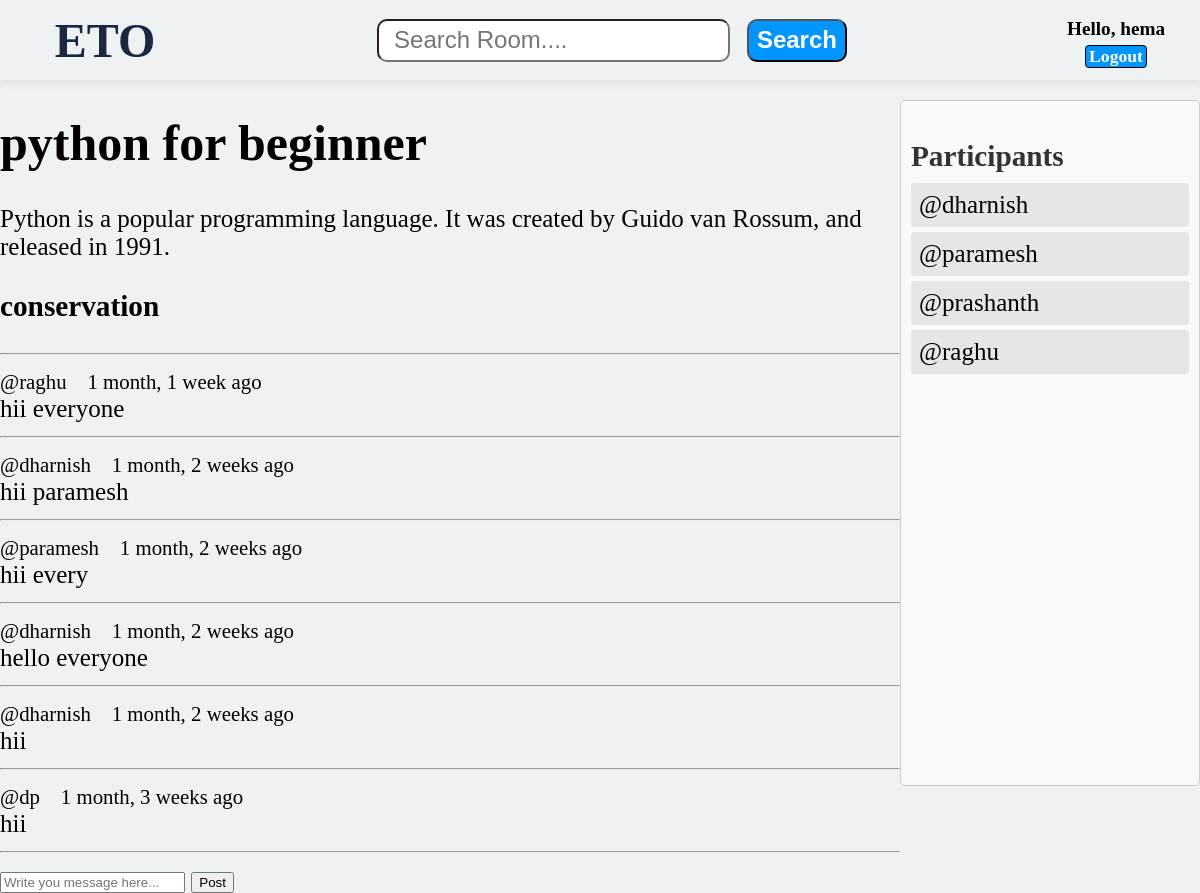
The app's page /room/1/ (signed in) with its own data.
### base/models.py (models this page shows, shortened)
class Room(models.Model):
    host = models.ForeignKey(User,on_delete=models.SET_NULL,null=True)
    topic = models.ForeignKey(Topic,on_delete=models.SET_NULL,null=True)
    name = models.CharField(max_length = 200)
    description = models.TextField(null = True)
    participants = models.ManyToManyField(User,related_name="participants",blank=True)
    updated = models.DateTimeField(auto_now = True)
    created = models.DateTimeField(auto_now_add = True)
    class Meta:
        ordering = ['-created','-updated']

class Message(models.Model):
    user = models.ForeignKey(User,on_delete=models.CASCADE)
    room = models.ForeignKey(Room,on_delete=models.CASCADE)
    body = models.TextField()
    updated = models.DateTimeField(auto_now = True)
    created = models.DateTimeField(auto_now_add = True)

### base/views.py (the view, shortened to what this page needs)
# urls.py: path('room/<str:pk>/',views.room,name='room'),
def room(request,pk):
    data = Room.objects.get(id=pk)
    participance = data.participants.all()
    message = data.message_set.all().order_by('-created')
    context = {'room':data,'loginpage':True,'message':message,'participances':participance}
    return render(request,"base/room.html",context)

### base/templates/base/room.html (shortened to what this page needs)
{% extends "main.html" %}
{% block content %}
<div class="room-container">
    <div>
        <h1>{{room.name}}</h1>
        <p>{{room.description}}</p>
        <div class="commant-wrapper">
            <h3> conservation </h3>
            <hr/>
            {% for m in message %}
                <div class="message">
                    <div>
                        <small>
                            @{{m.user}} &nbsp&nbsp {{m.created | timesince}} ago
                        </small>
                    </div>
                        <div>
                            {{m.body}}
                        </div>
                </div>
                <hr/>
            {% endfor %}
        </div>
        {% if request.user.is_authenticated %}
            <div>
                <form method="POST" action="">
                    <input type="text" name="body" placeholder="Write you message here..."/>
                    <input type="submit" value="Post"/>
                </form>
            </div>
        {% endif %}
    </div>
    <div class="participants">
        <h3> Participants </h3>
        {% for par in participances %}
            {% if par != request.user%}
            <div>@{{par.username}}</div>
            {% endif %}
        {%endfor%}
    </div>
</div>
{% endblock content%}

### templates/navbar.html (shortened to what this page needs)
<header>
    <div class="logoname">
        <a href="/">
            <h1>ETO</h1>
        </a>
    </div>
    <div class="headerpart">
        <div class="searchbar">
            <form method="GET" action="{% url 'home' %}">
                <input type="text" name="q" placeholder="Search Room...." value="{{search}}"/>
                <input type="submit" value="Search"/>
            </form>
        </div>
        <div class="profilestatus">
            {% if loginpage %}
                {% if request.user.is_authenticated %}
                <div class="profile">
                    <div class="profile_name">
                        Hello, {{request.user.username}}
                    </div>
                        <a href="{% url 'logout' %}"> Logout </a>
                </div>
                {% else %}
                    <div class="loginbtn">
                        <a href="{% url 'login' %}"> Login </a>
                    </div>
                {% endif %}
            {% endif %}
        </div>
</header>

### static/styles/main.css (style rules this page uses)
body { margin: 0px; font-size: 25px; background-color: #eef2f3; }
header { display: flex; justify-content: space-between; align-items: center; background-color: #eef2f3; box-sizing: border-box; height: 10vh; box-shadow: 0 2px 10px rgba(0, 0, 0, 0.1); }
div.logoname { padding-left: 15px; flex-basis: 15%; }
div.logoname > a { text-decoration: None; font-family:cursive; font-weight: 1000px; font-size: 1.5rem; color: #1c2841; }
div.logoname > a > h1 { text-align: center; }
div.headerpart { display: flex; justify-content: space-between; align-items: center; flex-basis: 70%; }
div.headerpart > div.searchbar { flex-basis: 60%; }
div.headerpart > .searchbar > form { width: 100%; display: flex; justify-content: space-evenly; }
div.headerpart > .searchbar > form > input[type="text"] { font-size: 1.5rem; height: 43px; border-radius: 10px; flex-basis: 70%; box-sizing: border-box; padding-left: 15px; }
div.headerpart > .searchbar > form > input[type="submit"] { font-size: 1.5rem; height: 43px; font-weight: bolder; border-radius: 10px; box-sizing: border-box; color: #fff; background-color: #0095ff; cursor: pointer; flex-basis: 100px; }
div.headerpart > div.profilestatus { display: flex; flex-basis: 20%; justify-content: space-around; }
div.headerpart > div.profilestatus > div.profile { display: flex; flex-direction: column; align-items: center; }
div.headerpart > div.profilestatus > div > div.profile_name { font-size: 1.2rem; font-weight: bolder; }
div.headerpart > div.profilestatus > div.profile > a { text-decoration: none; color: #fff; font-size: 1.1rem; background-color: #0095ff; border: 1px solid black; border-radius: 4px; width: 60px; text-align: center; transition: all 0.5s; position: relative; top: 5px; font-weight: bolder; transition: all 5s; }

### static/styles/createroom.css (style rules this page uses)
.participants { border: 1px solid #ccc; border-radius: 5px; padding: 10px; margin: 20px 0; background-color: #f9f9f9; overflow: auto; height: 83vh; }
.participants h3 { margin-bottom: 10px; color: #333; }
.participants div { margin-bottom: 5px; padding: 8px; background-color: #e6e6e6; border-radius: 4px; }

### base/templates/base/room.html (style rules this page uses)
.room-container { display:grid; grid-template-columns: 3fr 1fr; }

### records on screen
Room: name "python for beginner", description "Python is a popular programming language. It was created by Guido van Rossum, and released in 1991."
Message: user "raghu", created "1 month, 1 week", body "hii everyone"
Message: user "dharnish", created "1 month, 2 weeks", body "hii paramesh"
Message: user "paramesh", created "1 month, 2 weeks", body "hii every"
Message: user "dharnish", created "1 month, 2 weeks", body "hello everyone"
Message: user "dharnish", created "1 month, 2 weeks", body "hii"
Message: user "dp", created "1 month, 3 weeks", body "hii"

### other values on screen
{{ request.user.username }} "hema"
{{ par.username }} "dharnish"
{{ par.username }} "paramesh"
{{ par.username }} "prashanth"
{{ par.username }} "raghu"
